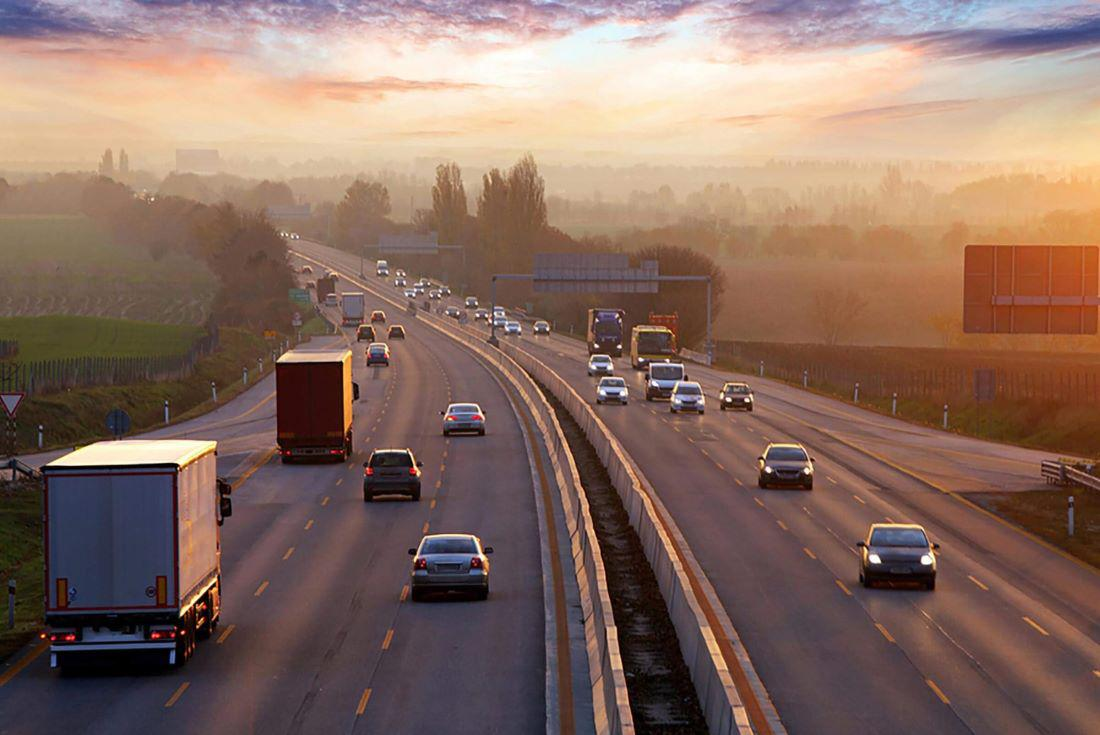
#> input picture road.jpg, 1100 x 735 px, given in place of the camera
$ python MakeLiveSketch.py
#> lines starting #> are read from the running program, lines starting #| are printed output that depends on the picture
#> further down, frame is the input picture: shape (735, 1100, 3); mean B, G, R 98.3, 109.4, 136.2

import cv2
import numpy as np

def sketch(image):
    gray = cv2.cvtColor(image,cv2.COLOR_BGR2GRAY)
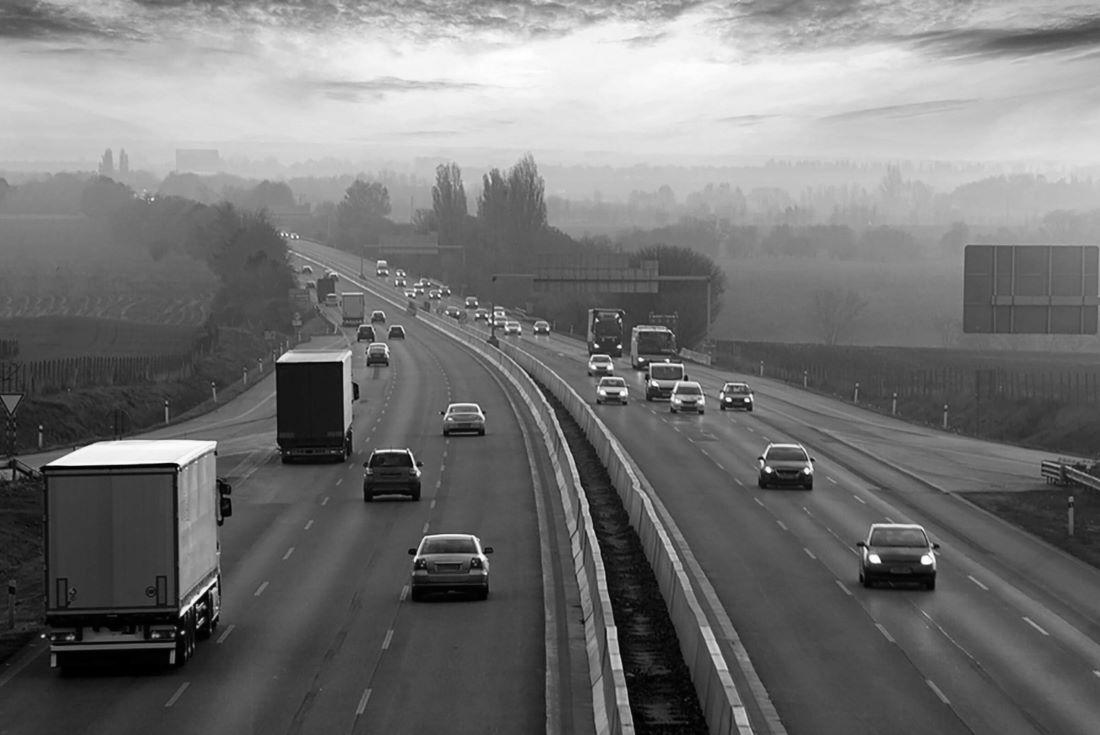
#> gray: shape (735, 1100); min 0, max 255, mean 116.2
    blur_gray = cv2.GaussianBlur(gray,(5,5),900)
    edges = cv2.Canny(blur_gray,45,90)
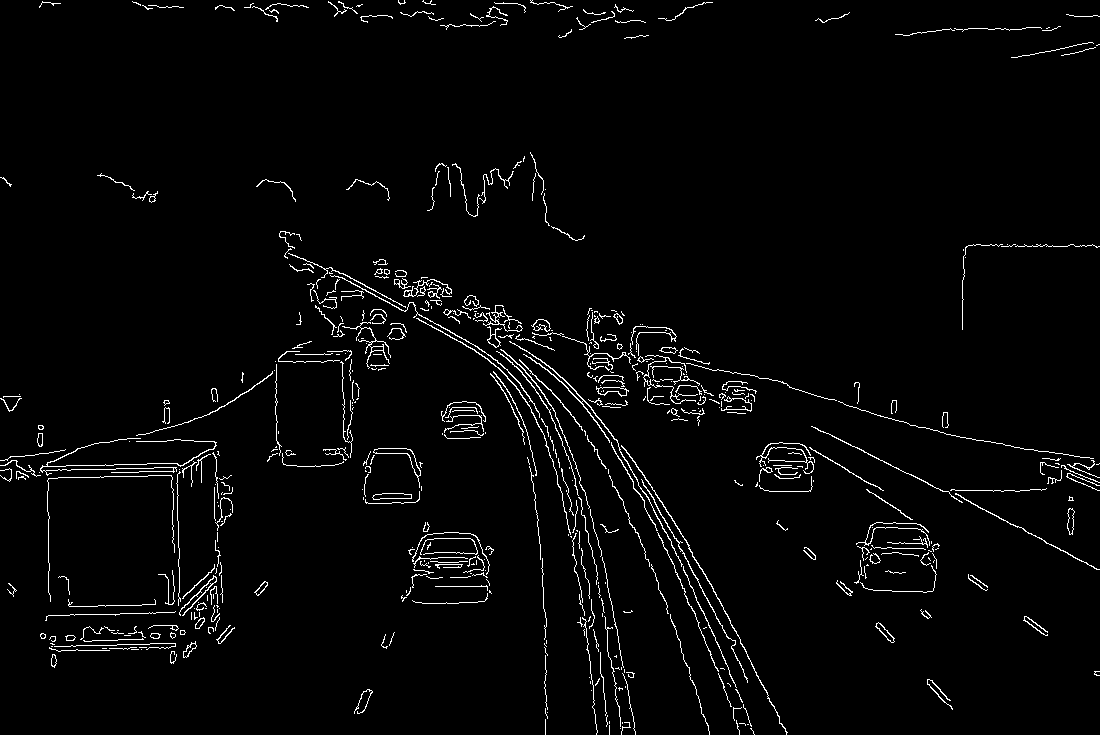
#> edges: shape (735, 1100); 2.7% white in thin lines or dots
    ret,thre = cv2.threshold(edges,70,255,cv2.THRESH_BINARY_INV)
#> thre: shape (735, 1100); 97.3% white; black in thin lines or dots
    return thre

cam = cv2.VideoCapture(0)

while 1:
    ret,frame = cam.read()
    cv2.imshow('Live Sketch', sketch(frame))
    key = cv2.waitKey(1) & 0xFF
#> (key x is pressed here)
    if key == ord('x'):
        cv2.destroyAllWindows()
        break
    if key == ord('q'):
        cv2.imwrite('sketch.jpg',sketch(frame))
        print('Image Saved!!!')

cam.release()
cv2.destroyAllWindows()
